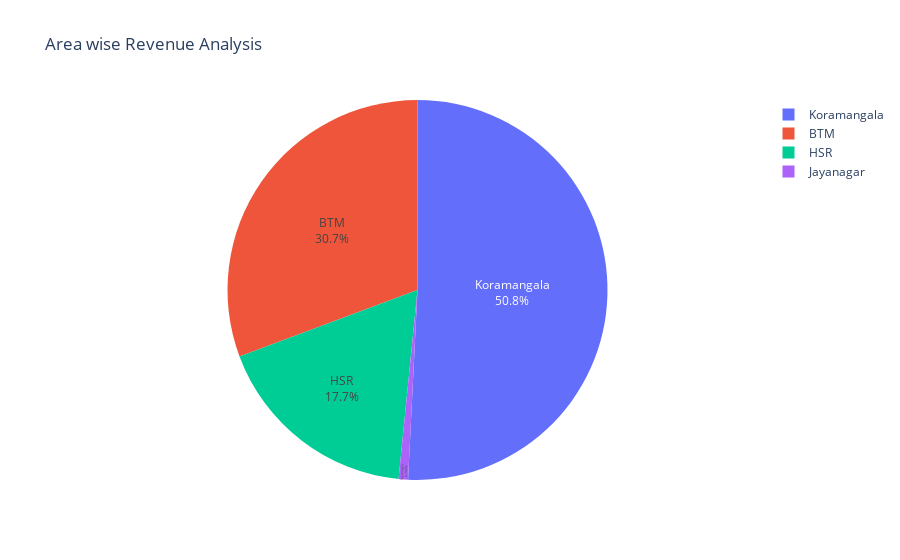

The notebook cell saved with this chart:
### Code cell
fig=px.pie(data_frame=df_revenue,names=df_revenue['Area'],
          values=df_revenue['Cost_for_Two'],
          title='Area wise Revenue Analysis')
fig.update_traces(textposition='inside',textinfo='percent+label')
fig.show()

### Figure 1 — Plotly figure (JSON) as saved in the notebook; plotly's stock layout.template omitted (floating-point values rounded to 4 significant figures)
{"data": [{"domain": {"x": [0, 1], "y": [0, 1]}, "hovertemplate": "Area=%{label}<br>Cost_for_Two=%{value}<extra></extra>", "labels": ["Koramangala", "HSR", "Koramangala", "HSR", "Koramangala", "Koramangala", "BTM", "BTM", "HSR", "Koramangala", "BTM", "Koramangala", "Koramangala", "Koramangala", "Koramangala", "Koramangala", "Koramangala", "BTM", "Koramangala", "HSR", "BTM", "Koramangala", "BTM", "Koramangala", "HSR", "BTM", "Koramangala", "BTM", "Koramangala", "Koramangala", "Koramangala", "BTM", "Koramangala", "BTM", "Koramangala", "BTM", "HSR", "HSR", "Koramangala", "HSR", "BTM", "HSR", "BTM", "Koramangala", "BTM", "BTM", "Koramangala", "Koramangala", "Koramangala", "BTM", "Koramangala", "BTM", "Koramangala", "Koramangala", "Koramangala", "Koramangala", "Koramangala", "HSR", "HSR", "Koramangala", "BTM", "HSR", "Koramangala", "Koramangala", "Koramangala", "BTM", "BTM", "Koramangala", "BTM", "BTM", "BTM", "HSR", "Koramangala", "HSR", "Jayanagar", "Koramangala", "BTM", "Koramangala", "Koramangala", "BTM", "BTM", "Koramangala", "Koramangala", "BTM", "BTM", "Koramangala", "BTM", "BTM", "Koramangala", "Koramangala", "Koramangala", "Koramangala", "BTM", "Koramangala", "Koramangala", "Koramangala", "Koramangala", "Koramangala", "HSR", "Koramangala", "HSR", "Koramangala", "Koramangala", "BTM", "Koramangala", "BTM", "HSR", "Koramangala", "Koramangala", "BTM", "Koramangala", "Koramangala", "Koramangala", "BTM", "Koramangala", "Koramangala", "Koramangala"], "legendgroup": "", "name": "", "showlegend": true, "textinfo": "percent+label", "textposition": "inside", "type": "pie", "values": [150, 400, 126, 400, 450, 350, 200, 500, 350, 150, 500, 247, 550, 450, 450, 150, 200, 200, 300, 350, 300, 129, 400, 300, 150, 250, 250, 350, 350, 500, 200, 300, 150, 268, 600, 450, 600, 300, 250, 300, 300, 450, 250, 250, 200, 250, 600, 350, 527, 300, 250, 150, 350, 130, 257, 200, 400, 300, 400, 200, 280, 250, 399, 400, 150, 250, 220, 300, 300, 250, 400, 200, 600, 800, 300, 350, 300, 300, 200, 100, 450, 350, 150, 250, 400, 450, 500, 350, 178, 100, 400, 250, 500, 500, 250, 120, 250, 251, 650, 132, 200, 350, 300, 350, 300, 350, 550, 350, 153, 500, 200, 500, 219, 600, 193, 200, 400]}], "layout": {"legend": {"tracegroupgap": 0}, "title": {"text": "Area wise Revenue Analysis"}}}
